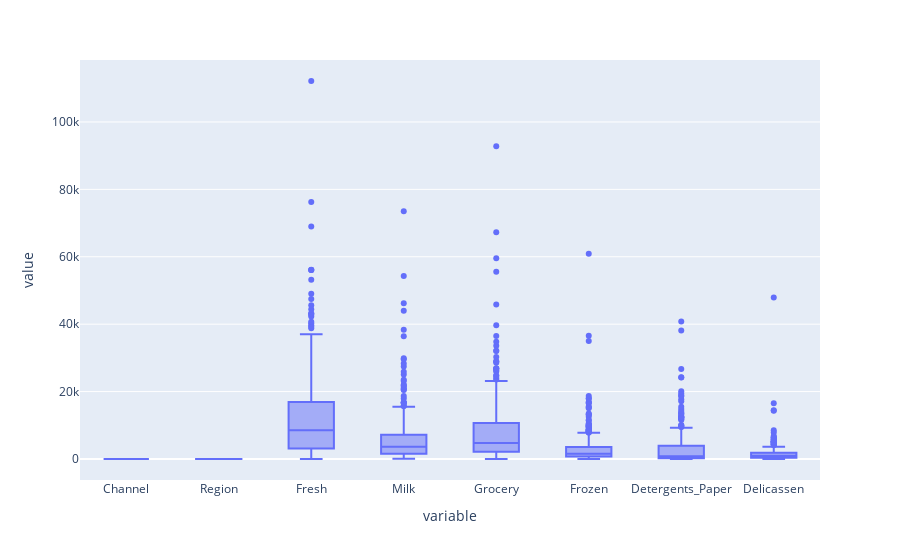

The notebook cell this image was saved under:
### Code cell
import plotly.express as px
fig = px.box(df)
fig.show()

### Figure 1 — Plotly figure (JSON) as saved in the notebook; plotly's stock layout.template omitted (floating-point values rounded to 4 significant figures; data arrays with more than 128 entries replaced by an {"elided": "..."} marker saying what was removed)
{"data": [{"alignmentgroup": "True", "hovertemplate": "variable=%{x}<br>value=%{y}<extra></extra>", "legendgroup": "", "marker": {"color": "#636efa"}, "name": "", "notched": false, "offsetgroup": "", "orientation": "v", "showlegend": false, "type": "box", "x": {"elided": "3520 str values"}, "x0": " ", "xaxis": "x", "y": {"elided": "3520 int values"}, "y0": " ", "yaxis": "y"}], "layout": {"boxmode": "group", "legend": {"tracegroupgap": 0}, "margin": {"t": 60}, "xaxis": {"anchor": "y", "domain": [0, 1], "title": {"text": "variable"}}, "yaxis": {"anchor": "x", "domain": [0, 1], "title": {"text": "value"}}}}
